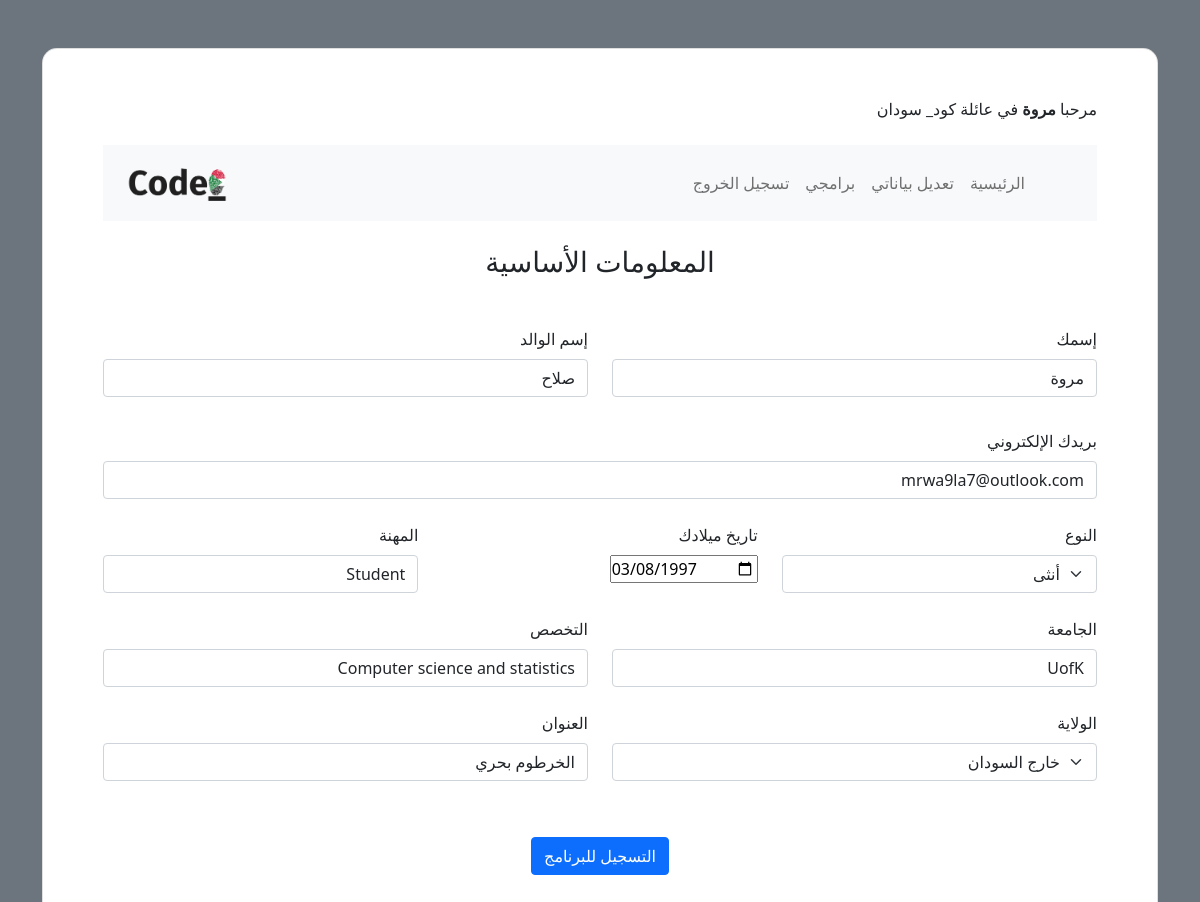
Screenshot of /student_details/ (signed in) with the database file from the repository.
### registration/models.py (models this page shows, shortened)
class Student(AbstractUser):
    GENDER_CHOICE = (("M", 'ذكر'), ("F", "أنثى"),)
    SUDAN_STATES = [("الخرطوم"), ("الشمالية")]
    is_complete = models.BooleanField(null=False, default=False)
    first_name = models.CharField(max_length=64, blank=True, null=True)
    father_name = models.CharField(max_length=64, blank=True, null=True)
    email = models.EmailField(blank=True, null=True)
    gender = models.CharField(max_length=1, choices=GENDER_CHOICE, blank=True, null=True)
    birthday = models.DateField(blank=True, null=True)
    occupation = models.CharField(max_length=64, blank=True, null=True)
    university = models.CharField(max_length=64, blank=True, null=True)
    specialization = models.CharField(max_length=64, blank=True, null=True)
    state = models.CharField(max_length=64 ,blank=True, null=True)
    address = models.TextField(blank=True, null=True)

### registration/views.py (the view, shortened to what this page needs)
# urls.py: path("student_details/", views.student_details, name="student_details"),
@login_required(redirect_field_name=None)
def student_details(request):
    if request.method == "GET":
        if request.user.is_authenticated:
            student_details_form = student_details_from()
            user_details = Student.objects.filter(pk=request.user.id)
            student_details_form.initial["first_name"] = user_details[0].first_name
            student_details_form.initial["father_name"] = user_details[0].father_name
            student_details_form.initial["email"] = user_details[0].email
            student_details_form.initial["gender"] = user_details[0].gender
            student_details_form.initial["birthday"] = user_details[0].birthday
            student_details_form.initial["occupation"] = user_details[0].occupation
            student_details_form.initial["university"] = user_details[0].university
            student_details_form.initial["specialization"] = user_details[0].specialization
            student_details_form.initial["state"] = user_details[0].state
            student_details_form.initial["address"] = user_details[0].address
            return render(request, "registration/student_details.html", {
                "form": student_details_form,
            })
        else:
            return render(request, "registration/student_details.html", {
                "form": student_details_from(),
                "progress": 20,
            })

### registration/templates/registration/student_details.html (shortened to what this page needs)
{% extends "registration/layout.html" %}
{% block body %}
<h3 class="mb-4 pb-2 pb-md-0 mb-md-5 text-center">المعلومات الأساسية</h3>
<form action="{% url 'registration:student_details' %}" method='POST'>
    <div class="row">
        <div class="col-md-6 mb-4">
            <div class="form-outline">
                <label class="form-label" for="firstName">{{form.first_name.label}}</label>
                <div>{{form.first_name}}</div>
            </div>
        </div>
        <div class="col-md-6 mb-4">
            <div class="form-outline">
                <label class="form-label" for="lastName">{{form.father_name.label}}</label>
                <div>{{form.father_name}}</div>
            </div>
        </div>
    </div>
    <div class="row">
        <div class="col-md-12 mb-4">
            <div class="form-outline">
                <label class="form-label" for="firstName">{{form.email.label}}</label>
                <div>{{form.email}}</div>
            </div>
        </div>
    </div>
    <div class="row">
        <div class="col-md-4 mb-4">
            <div class="form-outline">
                <label class="form-label" for="lastName">{{form.gender.label}}</label>
                <div>{{form.gender}}</div>
            </div>
        </div>
        <div class="col-md-4 mb-4">
            <div class="form-outline">
                <label class="form-label" for="firstName">{{form.birthday.label}}</label>
                <div>{{form.birthday}}</div>
            </div>
        </div>
        <div class="col-md-4 mb-4">
            <div class="form-outline">
                <label class="form-label" for="lastName">{{form.occupation.label}}</label>
                <div>{{form.occupation}}</div>
            </div>
        </div>
    </div>
    <div class="row">
        <div class="col-md-6 mb-4">
            <div class="form-outline">
                <label class="form-label" for="lastName">{{form.university.label}}</label>
                <div>{{form.university}}</div>
            </div>
        </div>
        <div class="col-md-6 mb-4">
            <div class="form-outline">
                <label class="form-label" for="firstName">{{form.specialization.label}}</label>
                <div>{{form.specialization}}</div>
            </div>
        </div>
    </div>
    <div class="row">
        <div class="col-md-6 mb-4">
            <div class="form-outline">
                <label class="form-label">{{form.state.label}}</label>
                <div>{{form.state}}</div>
            </div>
        </div>
        <div class="col-md-6 mb-4">
            <div class="form-outline">
                <label class="form-label" >{{form.address.label}}</label>
                <div>{{form.address}}</div>
            </div>
        </div>
    </div>
    <div class="row">
        <div class="md-6 mb-4 d-flex justify-content-center">
            <div class="mt-4 pt-2">
                <button type="submit" class="btn btn-primary">التسجيل للبرنامج</button>
            </div>
        </div>
    </div>
</form>
</div>
{% endblock %}

### registration/templates/registration/layout.html (shortened to what this page needs)
<!DOCTYPE html>
<html lang="ar" dir="rtl">
<head>
  {% load static %}
  <link href="{% static 'css/bootstrap.min.css' %}" rel="stylesheet" />
  <link href="{% static 'css/style.css' %}" rel="stylesheet" />
</head>
<body class="bg-secondary">
  <div class="container">
    <section>
      <div class="container py-5 h-5">
        <div class="row justify-content-center align-items-center h-100">
          <div class="card shadow-2-strong card-registration" style="border-radius: 15px;">
            <div class="card-body p-4 p-md-5">
              <div>
                {% if user.is_authenticated %} مرحبا
                <strong>{{ user.first_name }}</strong> في عائلة كود_ سودان{% else %} غير مسجل {% endif %}
              </div>
              <br>
              <nav class="navbar navbar-expand-lg navbar-light bg-light justify-content-center">
                <div class="container-fluid">
                  <ul class="navbar-nav">
                    {% if user.is_authenticated %}
                    <li class="nav-item">
                      <a class="nav-link" href="{% url 'registration:index' %}">الرئيسية</a>
                    </li>
                    {% if user.is_complete %}
                    <li class="nav-item">
                      <a class="nav-link" href="{% url 'registration:student_details' %}">تعديل بياناتي</a>
                    </li>
                    {% endif %}
                    <li class="nav-item">
                      <a class="nav-link" href="{% url 'registration:my_programs' %}">برامجي
                      </a>
                    </li>
                    <li class="nav-item">
                      <a class="nav-link" href="{% url 'registration:logout' %}">تسجيل الخروج</a>
                    </li>
                    {% endif %}
                  </ul>
                  <a class="navbar-brand" href="{% url 'registration:index' %}">
                    <img src="{% static '/img/logo.png' %}" alt="" width="100">
                  </a>
                </div>
              </nav>
              <br />
            <div>
              {% block body %} {% endblock %}
            </div>
          </div>
        </div>
      </div>
  </div>
</body>
</html>

### rows the page displays
Student: first_name "مروة", father_name "صلاح", email "mrwa9la7@outlook.com", gender "أنثى", birthday "03/08/1997", occupation "Student", university "UofK", specialization "Computer science and statistics", state "خارج السودان", address "الخرطوم بحري"
